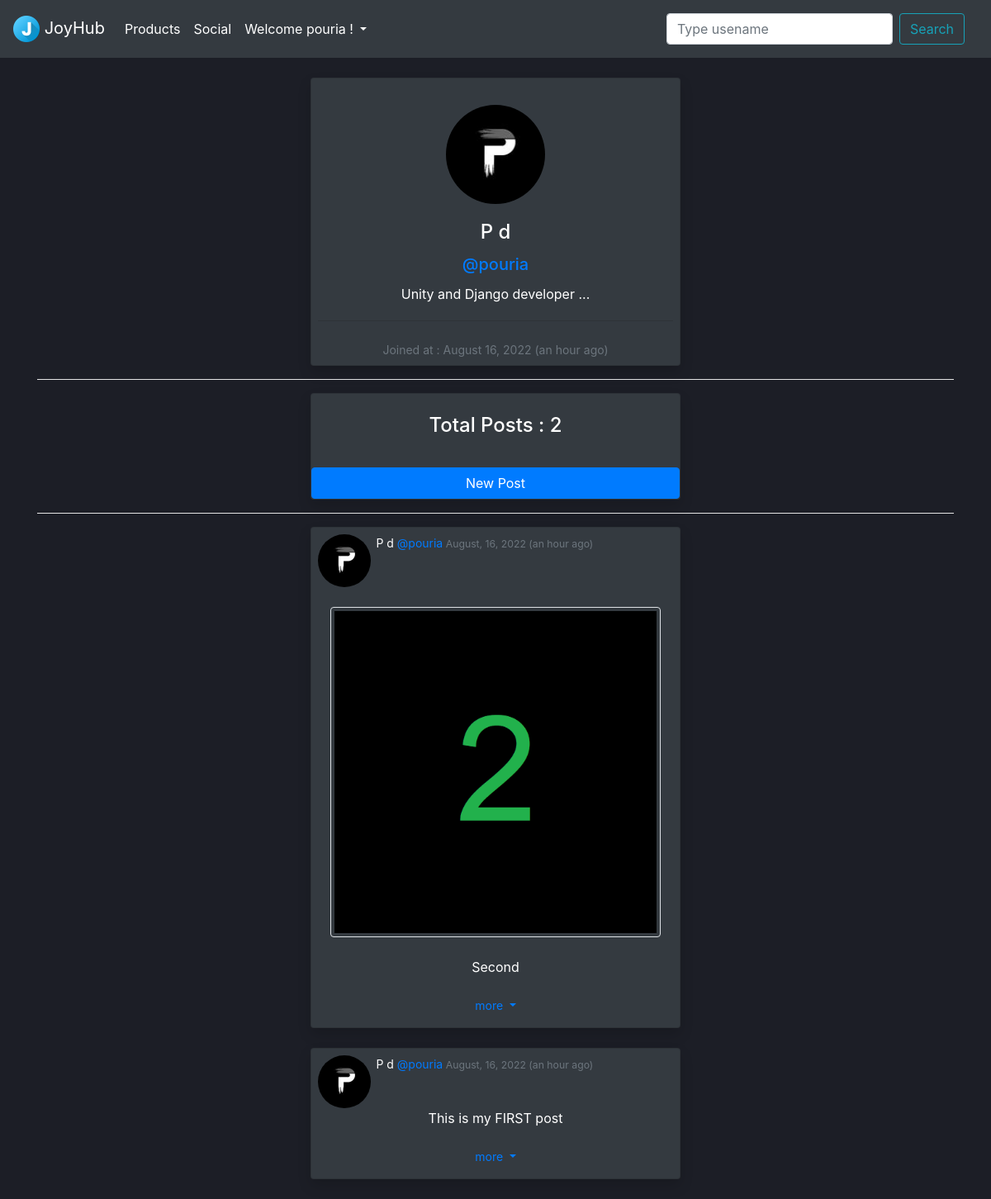
The app's page /members/personal_page/pouria/ (signed in) with its own data.
### members/models.py (models this page shows, shortened)
class UserProfile(models.Model):
    user = models.OneToOneField(User, on_delete=models.CASCADE)
    profile_image = models.ImageField(default='default.png', upload_to='profile_pics', null=True, blank=True)
    bio = models.TextField(max_length=150, null=True, blank=True)
    birth_date = models.DateField(max_length=8, null=True, blank=True)
    last_update = models.DateTimeField(auto_now=True, null=True, blank=True)
    created_at = models.DateTimeField(auto_now_add=True, null=True, blank=True)
    class Meta:
        ordering = ['id']
    def get_created_at_date(self):
        return humanize.naturaltime(self.created_at)

class Post(models.Model):
    author = models.ForeignKey(User, on_delete=models.CASCADE)
    text = models.TextField(max_length=255, null=True, blank=True)
    post_image = models.ImageField(default='post_image_default.png', upload_to='posts_pics', null=True, blank=True)
    edited_at = models.DateTimeField(auto_now=True, null=True, blank=True)
    created_at = models.DateTimeField(auto_now_add=True, null=True, blank=True)
    def has_default_image(self):
        if self.post_image.url == '/media/post_image_default.png':
            return True
        return False
    def humanized_created_at(self):
        return humanize.naturaltime(self.created_at)
    def is_edited(self):
        if self.created_at != self.edited_at:
            return True
        return False

### members/views.py (the view)
# urls.py: path('personal_page/<str:username>/', PersonalPageListView.as_view(), name='personal_page'),  # Users personal page
class PersonalPageListView(LoginRequiredMixin, ListView):
    model = Post
    template_name = 'members/personal_page.html'
    context_object_name = 'posts'
    paginate_by = 5
    def get_context_data(self, *args, **kwargs):
        context = super(PersonalPageListView, self).get_context_data(*args,**kwargs)
        context['user_personal_page'] = get_object_or_404(User, username=self.kwargs.get('username'))
        return context
    def get_queryset(self):
        user_personal_page = get_object_or_404(User, username=self.kwargs.get('username'))
        return Post.objects.filter(author=user_personal_page).order_by('-created_at')

### members/templates/members/personal_page.html (shortened to what this page needs)
{% extends 'home/base.html' %}
{% block content %}
    <body>
        <center>
            {% if user.is_authenticated %}
                <div class="shadow p-2 card bg-dark" style="width: 28rem;">
                    <center>
                        <br>
                        {% if user_personal_page.userprofile.profile_image %}
                            <img class="rounded-circle article-img" src="{{user_personal_page.userprofile.profile_image.url}}" width="120" height="120">
                        {% else %}
                            <img class="rounded-circle article-img" src="/media/default.png" width="120" height="120">
                        {% endif %}
                    </center>
                    <div class="card-body">
                        <h4 style="color: rgb(255, 255, 255);" class="card-title">{{user_personal_page.first_name}} {{user_personal_page.last_name}}</h4>
                        <h5 style="color: rgb(255, 255, 255);" class="card-title"><a href="{% url 'personal_page' user_personal_page %}">@{{user_personal_page}}</a></h5>
                        <p style="color: rgb(255, 255, 255);" class="card-text">{{user_personal_page.userprofile.bio}}</p>
                    </div>
                    <ul class="list-group list-group-flush">
                        <br>
                        <small class="text-muted">Joined at : {{user_personal_page.date_joined|date:"F d, Y"}} ({{user_personal_page.userprofile.get_created_at_date}})</small>
                    </ul>
                </div>
                <hr style="background-color: rgb(255, 255, 255);">
                <div class="shadow card bg-dark" style="width: 28rem;">
                    <br>
                    <h4 style="color: rgb(255, 255, 255);" class="card-title">Total Posts : {{page_obj.paginator.count}}</h4>
                    <br>
                    {% if view.kwargs.username == user.username %}
                        <a class="btn btn-primary" href="{% url 'create_post' %}">New Post</a>
                    {% endif %}
                </div>
                <hr style="background-color: rgb(255, 255, 255);">
                {% for post in posts %}
                        <div class="shadow p-2 card bg-dark" style="width: 28rem;">
                            <div class="media content-section bg-dark">
                                {% if post.author.userprofile.profile_image %}
                                    <img class="rounded-circle article-img" src="{{post.author.userprofile.profile_image.url}}" width="64" height="64">
                                {% else %}
                                    <img class="rounded-circle article-img" src="/media/default.png" width="64" height="64">
                                {% endif %}                                      <small style="color: rgb(52, 58, 64);">_</small>
                                {% if post.is_edited %}
                                    <small style="color: rgb(255, 255, 255);">{{post.author.first_name}} {{post.author.last_name}} <a href="{% url 'personal_page' post.author %}">@{{post.author}}</a></small>
                                    <small style="color: rgb(52, 58, 64);">_</small>
                                    <small><small class="text-muted"> edited ({{post.humanized_edit_date}})</small></small>
                                {% else %}
                                    <small style="color: rgb(255, 255, 255);">{{post.author.first_name}} {{post.author.last_name}} <a href="{% url 'personal_page' post.author %}">@{{post.author}}</a><small class="text-muted"> {{post.created_at|date:"F, d, Y"}} ({{post.humanized_created_at}})</small></small>
                                {% endif %}
                            </div>
                            {% if not post.has_default_image %}
                                <br>
                                <center>
                                    <img src="{{post.post_image.url}}" class="img-fluid img-thumbnail bg-dark" width="400" height="400">
                                </center>
                                <br>
                            {% endif %}
                            <p class="card-text" style="color: rgb(255, 255, 255);">{{post.text}}</p>
                            {% if post.author == user %}
                                <small>
                                    <a class="nav-link active dropdown-toggle" role="button" data-toggle="dropdown" aria-expanded="false">
                                    more
                                    </a>
                                </small>
                            {% else %}
                                <br>
                            {% endif %}
                        </div>
                        <br>
                {% endfor %}
            {% else %}
                <h1 style="color: rgb(255, 255, 255);"><a class="card-link" href="{%url 'login'%}">Login</a> to see this page</h1>
            {% endif %}
        </center>
    </body>
{% endblock %}

### home/templates/home/navbar.html (shortened to what this page needs)
{% load static %}
<nav class="navbar navbar-expand-lg navbar-dark bg-dark">
  <a class="navbar-brand" href="{% url 'home' %}">
    <img src="{% static 'home/images/JoyHubIcon.png' %}" width="32" height="32" class="d-inline-block align-top">
    JoyHub
  </a>
  <div class="collapse navbar-collapse" id="navbarNavDropdown">
    <ul class="navbar-nav">
      <li class="nav-item">
        <a class="nav-link active" aria-current="page" href="{% url 'ShowProducts' %}">Products</a>
      </li>
      {% if user.is_authenticated %}
      <li class="nav-item">
        <a class="nav-link active" aria-current="page" href="{% url 'social' %}">Social</a>
      </li>
      <li class="nav-item dropdown">
        <a class="nav-link active dropdown-toggle" href="#" role="button" data-toggle="dropdown" aria-expanded="false">
          Welcome {{user.username}} !
        </a>
      </li>
      {% endif %}
    </ul>
  </div>
  <nav class="navbar navbar-dark bg-dark">
    <form class="form-inline" method="post" action="{% url 'search_users' %}">
      <input class="form-control mr-sm-2" name="searched" type="search" placeholder="Type usename" aria-label="Search">
      <button class="btn btn-outline-info my-2 my-sm-0" type="submit">Search</button>
    </form>
  </nav>
</nav>

### home/templates/home/base.html (style rules this page uses)
body { background: rgb(28, 30, 38); }

### records on screen
Post: author.userprofile.profile_image (picture), author.first_name "P", author.last_name "d", author "pouria", created_at "August, 16, 2022", humanized_created_at "an hour ago", post_image (picture), text "Second", shows "more"
Post: author.userprofile.profile_image (picture), author.first_name "P", author.last_name "d", author "pouria", created_at "August, 16, 2022", humanized_created_at "an hour ago", text "This is my FIRST post", shows "more"

### other values on screen
{{ user.username }} "pouria"
{{ user_personal_page.first_name }} "P"
{{ user_personal_page.last_name }} "d"
{{ user_personal_page }} "pouria"
{{ user_personal_page.userprofile.bio }} "Unity and Django developer ..."
{{ user_personal_page.date_joined|date:"F d, Y" }} "August 16, 2022"
{{ user_personal_page.userprofile.get_created_at_date }} "an hour ago"
{{ page_obj.paginator.count }} "2"
